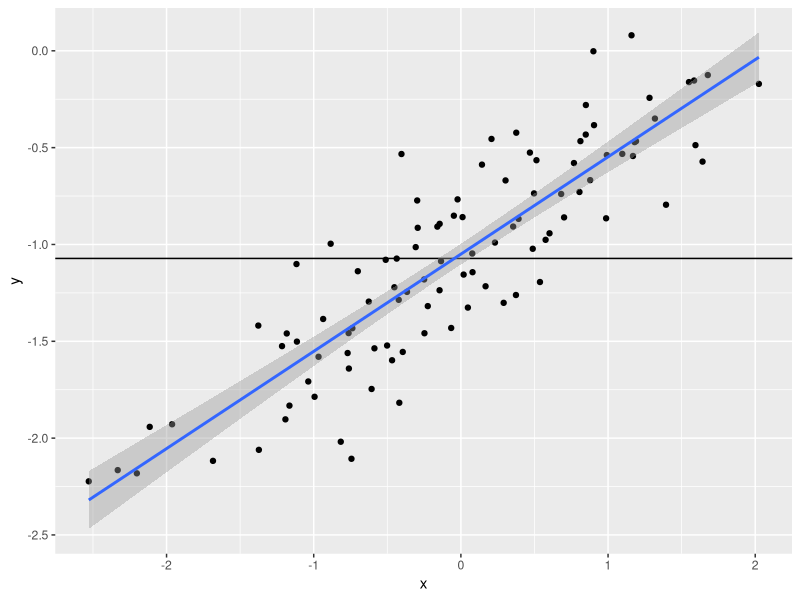
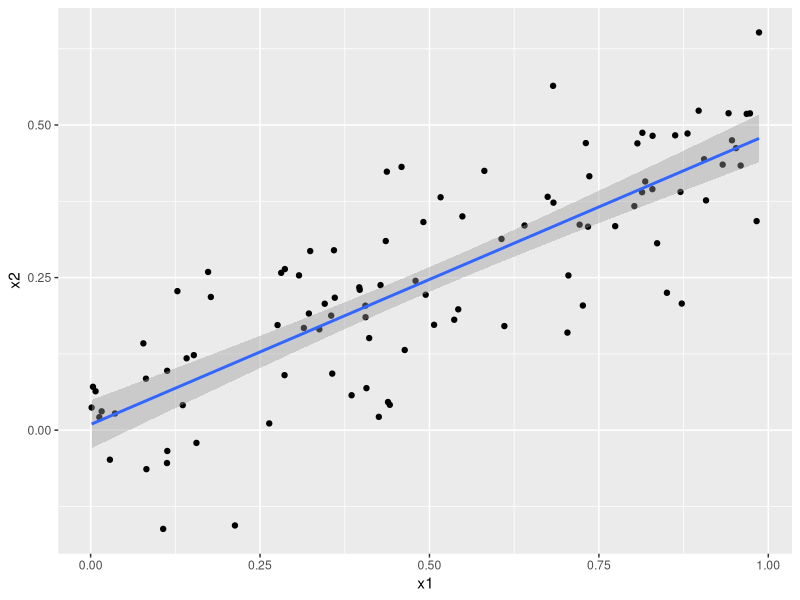

Write R code to recreate these figures, in order. (Note: this script raises an error after producing the figures.)
## ---- chunk 1
set.seed(1)
library(tidyverse)

x <- rnorm(100)
y <- 2*x + rnorm(100)

mod <- lm(y~x-1)
summary(mod)
## ---- chunk 2
mod2 <- lm(x ~y-1)
summary(mod2)
## ---- chunk 3
y <- rnorm(100)
x <- rnorm(100)

lm(y~x-1)
lm(x~y-1)
## ---- chunk 4
y <- rnorm(100)
x <- -y
sum((x-mean(x))^2) == sum((y-mean(y))^2)
lm(x~y-1)
lm(y~x-1)
## ---- chunk 5
x <- rnorm(100)
eps <- rnorm(100, sd = .25)
y <- -1 +.5*x +eps
## ---- chunk 6
tibble(x, y) %>% 
  ggplot(aes(x,y))+
  geom_point() +
  geom_hline(yintercept = mean(y)) +
  geom_smooth(method = "lm")
## ---- chunk 7
mod <- lm(y~x)
summary(mod)
## ---- chunk 8
mod_poly <- lm(y~poly(x, degree = 2))
summary(mod_poly)
## ---- chunk 9
x <- rnorm(100)
eps <- rnorm(100, sd = .1)
y <- -1 +.5*x +eps
params <- map(c(.1, .15, .4), ~tibble(x = rnorm(100), y = -1 + x + rnorm(100, sd = .x))) %>% 
  transpose() %>% 
  as_tibble()

mods <- pmap(params, ~list(linear = lm(.y ~.x),
                           poly = lm(.y~poly(.x,2))))

frame <- map_depth(mods, 2, broom::glance) %>% map(bind_rows, .id = "Type") %>% bind_rows(.id = "Subset")



## ---- chunk 10
map_depth(mods, 2, confint)
## ---- chunk 11
dat <- tibble(x1=runif(100), x2= .5 *x1 + (rnorm(100)/10), y = 2 +2 *x1 +.3*x2 + rnorm(100) )
## ---- chunk 12
dat %>% ggplot(aes(x1, x2)) +
  geom_point() +
  geom_smooth(method = "lm")
cor(dat)
## ---- chunk 13
mods <- list(both = lm(data = dat, y ~.),
             x1 <- lm(data = dat, y~ x1),
             x2 = lm(data = dat, y~x2))

map(mods, summary)
## ---- chunk 14
dat <- add_row(dat, x1 =.1, x2 = .8, y = 6)
cor(dat)
mods <- map(mods, update)

map(mods, summary)
## ---- chunk 15
boston <- MASS::Boston

preds <- boston %>% select(-crim) %>% 
  names() %>% 
  map(as.symbol)

call <- quote(lm(data =boston))

bos_mods <- map2(preds, list(call), function(.x, .y){
  .y$formula <- bquote(crim ~ .(.x))
  eval(.y)
})
## ---- chunk 16
mod2 <- lm(data = boston, crim ~ .)
summary(mod2)
## ---- chunk 17
tibble(single = map(bos_mods, broom::tidy) %>% 
         map_dbl(~`[`(.x, 2, "estimate", drop = TRUE) %>% unlist()), mult = broom::tidy(mod2)$estimate[-1], pred = broom::tidy(mod2)$term[-1]) %>% 
  ggplot(aes(x =single, y =mult, color = factor(pred))) + geom_point()
## ---- chunk 18
map(names(boston %>% select(-c(chas, crim))), as.symbol) %>% 
  map(~bquote(crim ~poly(.(.x), degree = 3))) %>% 
  map(~lm(formula = .x, data = boston)) %>% 
  map(summary)
  
